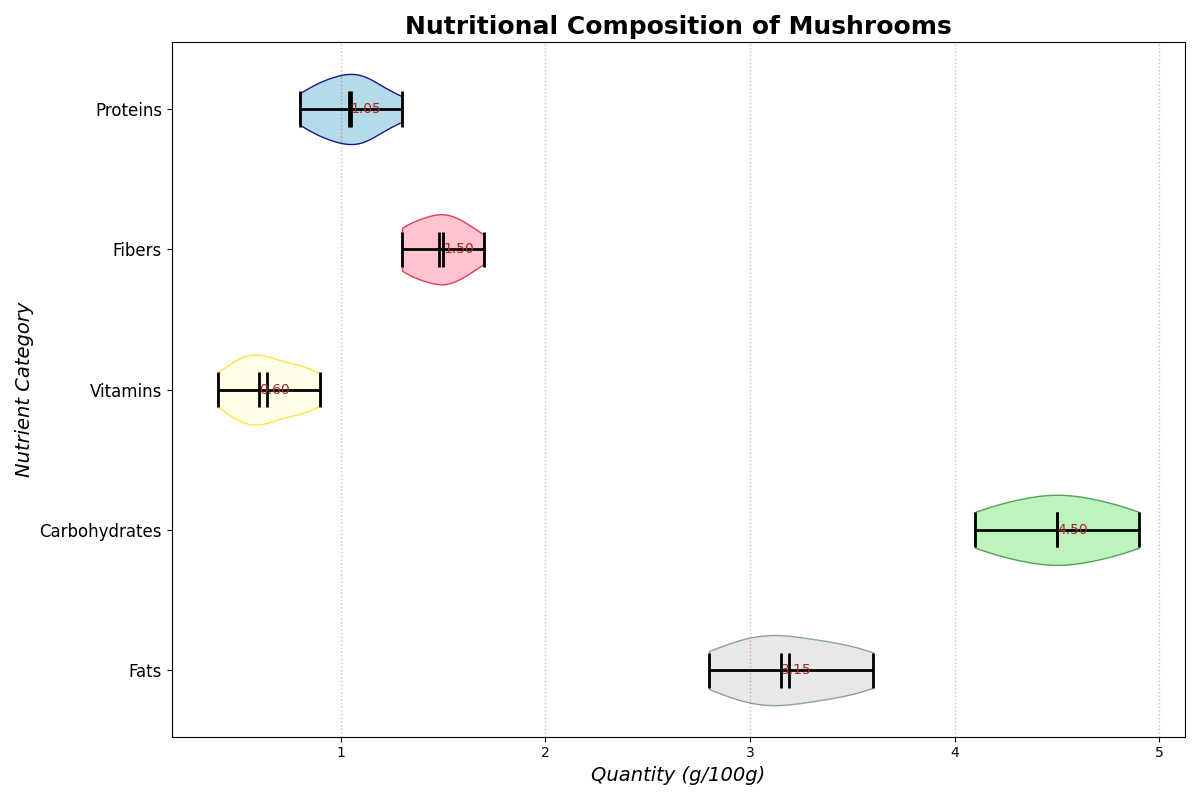

This chart was generated by the following Python code:
import matplotlib.pyplot as plt
import numpy as np

proteins = [3.1, 3.5, 2.8, 3.0, 3.2, 3.6, 3.4, 2.9, 3.3, 3.1]
carbohydrates = [4.5, 4.3, 4.9, 4.6, 4.4, 4.7, 4.2, 4.8, 4.1, 4.5]
fats = [0.5, 0.8, 0.6, 0.4, 0.7, 0.6, 0.5, 0.9, 0.8, 0.6]
fibers = [1.4, 1.5, 1.3, 1.6, 1.5, 1.4, 1.7, 1.3, 1.5, 1.6]
vitamins = [0.9, 1.1, 1.0, 0.8, 1.1, 1.2, 1.0, 0.9, 1.3, 1.1]

data = [proteins, carbohydrates, fats, fibers, vitamins]
nutrient_labels = ['Fats', 'Carbohydrates', 'Vitamins', 'Fibers', 'Proteins']

fig, ax = plt.subplots(figsize=(12, 8))

violin_parts = ax.violinplot(data, vert=False, showmeans=True, showmedians=True)
colors = ['lightgrey', 'lightgreen', 'lightyellow', 'lightpink', 'lightblue']  # Shuffled colors
edge_colors = ['darkslategray', 'darkgreen', 'gold', 'crimson', 'navy']       # Shuffled edge colors

for i, pc in enumerate(violin_parts['bodies']):
    pc.set_facecolor(colors[i])
    pc.set_edgecolor(edge_colors[i])
    pc.set_alpha(0.5 + i * 0.1)

for partname in ('cbars', 'cmins', 'cmaxes', 'cmedians', 'cmeans'):
    vp = violin_parts[partname]
    vp.set_edgecolor('black')
    vp.set_linewidth(2)

medians = [np.median(nutrient) for nutrient in data]
for i, median in enumerate(medians):
    plt.text(median, i + 1, f'{median:.2f}', verticalalignment='center', size=10, color='brown')

ax.set_title('Nutritional Composition of Mushrooms', fontsize=18, weight='bold')
ax.set_xlabel('Quantity (g/100g)', fontsize=14, style='italic')
ax.set_ylabel('Nutrient Category', fontsize=14, style='italic')
ax.set_yticks(range(1, len(data) + 1))
ax.set_yticklabels(nutrient_labels, fontsize=12)

ax.xaxis.grid(True, linestyle=':', linewidth=1, which='both', color='purple', alpha=0.3)

plt.tight_layout()

plt.show()
